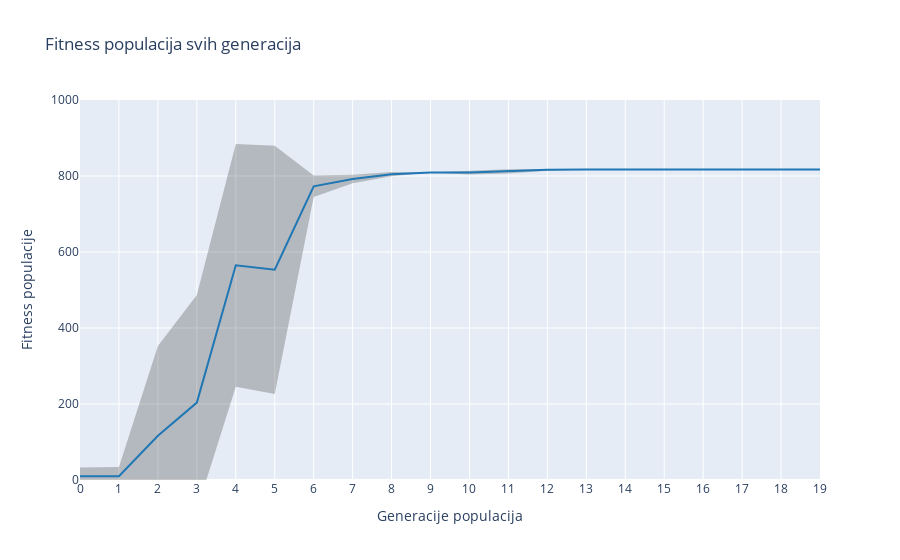

The notebook cell this image was saved under:
### Code cell
plot_generation_fitness(ulazni_podaci)

### Figure 1 — Plotly figure (JSON) as saved in the notebook; plotly's stock layout.template omitted (floating-point values rounded to 4 significant figures)
{"data": [{"line": {"width": 0}, "marker": {"color": "#444"}, "mode": "lines", "name": "Donja vrijednost", "type": "scatter", "x": [0, 1, 2, 3, 4, 5, 6, 7, 8, 9, 10, 11, 12, 13, 14, 15, 16, 17, 18, 19], "y": [-13.58, -13.55, -119.9, -79.31, 245.4, 226.5, 744.5, 780.8, 799.5, 808.9, 803.8, 806.8, 813.8, 817.1, 817.1, 817.1, 817.1, 817.1, 817.1, 817.1]}, {"fill": "tonexty", "fillcolor": "rgba(68, 68, 68, 0.3)", "line": {"color": "rgb(31, 119, 180)"}, "mode": "lines", "name": "Prosječna vrijednost karakteristične funkcije", "type": "scatter", "x": [0, 1, 2, 3, 4, 5, 6, 7, 8, 9, 10, 11, 12, 13, 14, 15, 16, 17, 18, 19], "y": [9.775, 10.18, 116.3, 203.7, 564.9, 553.2, 772.9, 791.9, 804.9, 808.9, 808.9, 812.2, 816.3, 817.1, 817.1, 817.1, 817.1, 817.1, 817.1, 817.1]}, {"fill": "tonexty", "fillcolor": "rgba(68, 68, 68, 0.3)", "line": {"width": 0}, "marker": {"color": "#444"}, "mode": "lines", "name": "Gornja vrijednost", "type": "scatter", "x": [0, 1, 2, 3, 4, 5, 6, 7, 8, 9, 10, 11, 12, 13, 14, 15, 16, 17, 18, 19], "y": [33.13, 33.9, 352.6, 486.7, 884.5, 879.9, 801.4, 803.1, 810.3, 808.9, 814.1, 817.6, 818.7, 817.1, 817.1, 817.1, 817.1, 817.1, 817.1, 817.1]}], "layout": {"showlegend": false, "title": {"text": "Fitness populacija svih generacija"}, "xaxis": {"title": {"text": "Generacije populacija"}, "type": "category"}, "yaxis": {"range": [0, 1000], "title": {"text": "Fitness populacije"}}}}
